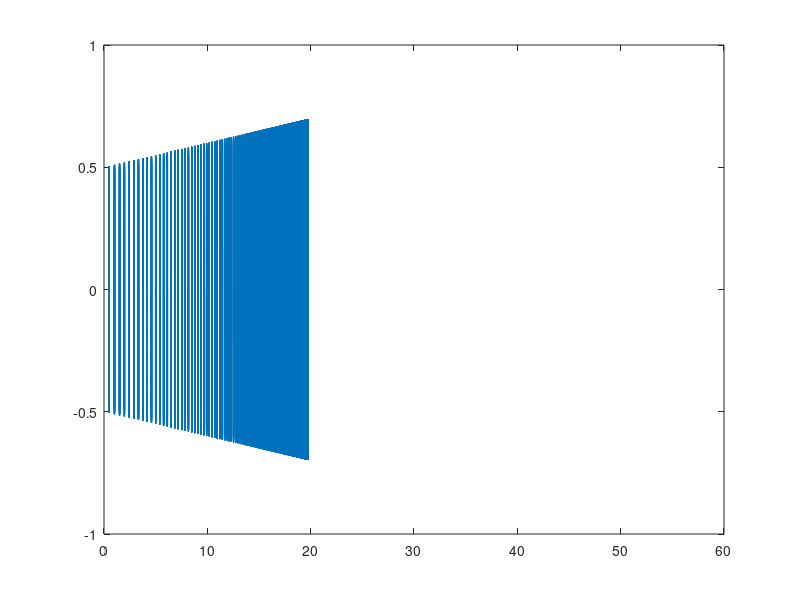

The MATLAB script that drew this image:
clear all;
fs = 8192;
T = 1/fs;
f = 523.25*2;
t = (0:T:60-T);
A_t = 0.01*t + 0.5;
y_t = A_t.*sin(2*pi*f*t);
disp("qqqqqqqqqqqqq 1")

sig_length = length(t);
beep_sequence = zeros(1,sig_length);
beep_period = fs/2; 
beep_length = ceil(fs*0.03);
disp("qqqqqqqqqqqqq 2")

beep_period_base = beep_period;
period_dec_rate = ceil(beep_period_base*exp(-t/20));
disp("qqqqqqqqqqqqq 3")

beeps = []; 
for i=1:beep_period_base:sig_length
		beeps(end+1:end+beep_period_base) = beep_period;
		if period_dec_rate(i)>200
			beep_period = beep_period + period_dec_rate(i);
		end
end
disp("qqqqqqqqqqqqq 4")

for i = beeps
	beep_sequence(i:i+beep_length) = 1; 
end
disp("qqqqqqqqqqqqq 5")

y_t = A_t.*sin(2*pi*f*t).*beep_sequence;
disp("qqqqqqqqqqqqq 6")

%sound(y_t)
plot(t, y_t);
